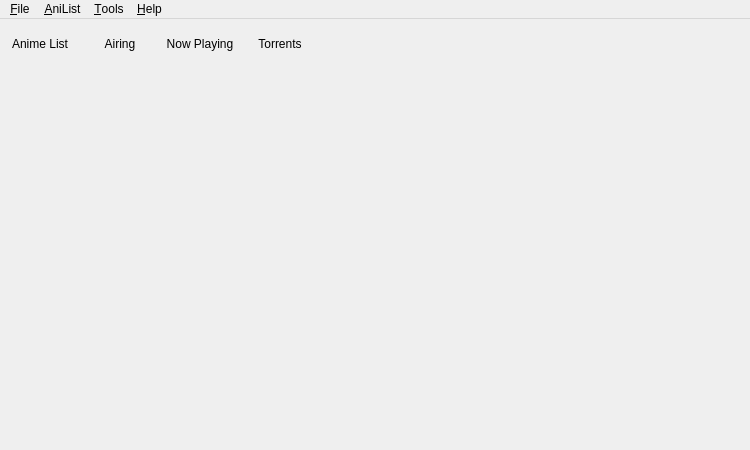
<?xml version="1.0" encoding="UTF-8"?>
<ui version="4.0">
 <class>MainWindow</class>
 <widget class="QMainWindow" name="MainWindow">
  <property name="geometry">
   <rect>
    <x>0</x>
    <y>0</y>
    <width>750</width>
    <height>450</height>
   </rect>
  </property>
  <property name="windowTitle">
   <string>Shinjiru</string>
  </property>
  <widget class="QWidget" name="centralWidget">
   <layout class="QVBoxLayout" stretch="0,1">
    <property name="spacing">
     <number>0</number>
    </property>
    <property name="leftMargin">
     <number>0</number>
    </property>
    <property name="topMargin">
     <number>0</number>
    </property>
    <property name="rightMargin">
     <number>0</number>
    </property>
    <property name="bottomMargin">
     <number>0</number>
    </property>
    <item>
     <widget class="QFrame" name="navBar">
      <property name="minimumSize">
       <size>
        <width>0</width>
        <height>50</height>
       </size>
      </property>
      <property name="autoFillBackground">
       <bool>true</bool>
      </property>
      <property name="lineWidth">
       <number>0</number>
      </property>
      <layout class="QHBoxLayout" name="horizontalLayout">
       <property name="spacing">
        <number>0</number>
       </property>
       <property name="leftMargin">
        <number>0</number>
       </property>
       <property name="topMargin">
        <number>0</number>
       </property>
       <property name="rightMargin">
        <number>0</number>
       </property>
       <property name="bottomMargin">
        <number>0</number>
       </property>
       <item>
        <widget class="QPushButton" name="buttonAnimeList">
         <property name="sizePolicy">
          <sizepolicy hsizetype="Minimum" vsizetype="Expanding">
           <horstretch>0</horstretch>
           <verstretch>0</verstretch>
          </sizepolicy>
         </property>
         <property name="text">
          <string>Anime List</string>
         </property>
         <property name="flat">
          <bool>true</bool>
         </property>
        </widget>
       </item>
       <item>
        <widget class="QPushButton" name="buttonAiring">
         <property name="sizePolicy">
          <sizepolicy hsizetype="Minimum" vsizetype="Expanding">
           <horstretch>0</horstretch>
           <verstretch>0</verstretch>
          </sizepolicy>
         </property>
         <property name="text">
          <string>Airing</string>
         </property>
         <property name="flat">
          <bool>true</bool>
         </property>
        </widget>
       </item>
       <item>
        <widget class="QPushButton" name="buttonNowPlaying">
         <property name="sizePolicy">
          <sizepolicy hsizetype="Minimum" vsizetype="Ignored">
           <horstretch>0</horstretch>
           <verstretch>0</verstretch>
          </sizepolicy>
         </property>
         <property name="text">
          <string>Now Playing</string>
         </property>
         <property name="flat">
          <bool>true</bool>
         </property>
        </widget>
       </item>
       <item>
        <widget class="QPushButton" name="buttonTorrents">
         <property name="sizePolicy">
          <sizepolicy hsizetype="Minimum" vsizetype="Expanding">
           <horstretch>0</horstretch>
           <verstretch>0</verstretch>
          </sizepolicy>
         </property>
         <property name="text">
          <string>Torrents</string>
         </property>
         <property name="flat">
          <bool>true</bool>
         </property>
        </widget>
       </item>
       <item>
        <spacer name="horizontalSpacer">
         <property name="orientation">
          <enum>Qt::Horizontal</enum>
         </property>
         <property name="sizeHint" stdset="0">
          <size>
           <width>40</width>
           <height>20</height>
          </size>
         </property>
        </spacer>
       </item>
       <item>
        <layout class="QHBoxLayout" name="horizontalLayout_2">
         <property name="spacing">
          <number>10</number>
         </property>
         <item>
          <widget class="QLabel" name="labelDisplayName"/>
         </item>
         <item>
          <widget class="QLabel" name="labelAvatar">
           <property name="maximumSize">
            <size>
             <width>48</width>
             <height>48</height>
            </size>
           </property>
           <property name="scaledContents">
            <bool>true</bool>
           </property>
          </widget>
         </item>
        </layout>
       </item>
      </layout>
     </widget>
    </item>
    <item>
     <widget class="QStackedWidget" name="mainPanel"/>
    </item>
   </layout>
  </widget>
  <widget class="QMenuBar" name="menuBar">
   <property name="geometry">
    <rect>
     <x>0</x>
     <y>0</y>
     <width>750</width>
     <height>21</height>
    </rect>
   </property>
   <widget class="QMenu" name="menuFile">
    <property name="title">
     <string>&amp;File</string>
    </property>
    <addaction name="actionExit"/>
   </widget>
   <widget class="QMenu" name="menuAniList">
    <property name="title">
     <string>&amp;AniList</string>
    </property>
    <addaction name="actionRefreshList"/>
    <addaction name="separator"/>
    <addaction name="actionOpenAnimeList"/>
    <addaction name="actionOpenUserPage"/>
    <addaction name="actionOpenHomePage"/>
   </widget>
   <widget class="QMenu" name="menuTools">
    <property name="title">
     <string>&amp;Tools</string>
    </property>
    <addaction name="actionSettings"/>
   </widget>
   <widget class="QMenu" name="menuHelp">
    <property name="title">
     <string>&amp;Help</string>
    </property>
    <addaction name="actionAbout"/>
    <addaction name="actionCheckForUpdates"/>
   </widget>
   <addaction name="menuFile"/>
   <addaction name="menuAniList"/>
   <addaction name="menuTools"/>
   <addaction name="menuHelp"/>
  </widget>
  <action name="actionExit">
   <property name="text">
    <string>E&amp;xit</string>
   </property>
  </action>
  <action name="actionRefreshList">
   <property name="text">
    <string>&amp;Refresh List</string>
   </property>
  </action>
  <action name="actionOpenAnimeList">
   <property name="text">
    <string>Open &amp;Anime List</string>
   </property>
  </action>
  <action name="actionOpenUserPage">
   <property name="text">
    <string>Open &amp;User Page</string>
   </property>
  </action>
  <action name="actionOpenHomePage">
   <property name="text">
    <string>Open &amp;Home Page</string>
   </property>
  </action>
  <action name="actionSettings">
   <property name="text">
    <string>&amp;Settings</string>
   </property>
  </action>
  <action name="actionAbout">
   <property name="text">
    <string>&amp;About</string>
   </property>
  </action>
  <action name="actionCheckForUpdates">
   <property name="text">
    <string>Check for &amp;Updates</string>
   </property>
  </action>
 </widget>
 <layoutdefault spacing="6" margin="11"/>
 <resources/>
 <connections/>
</ui>
